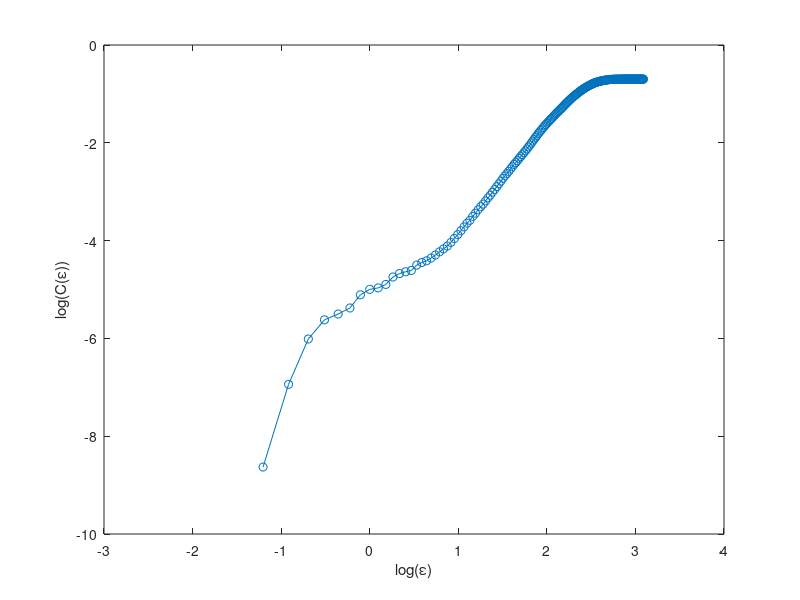
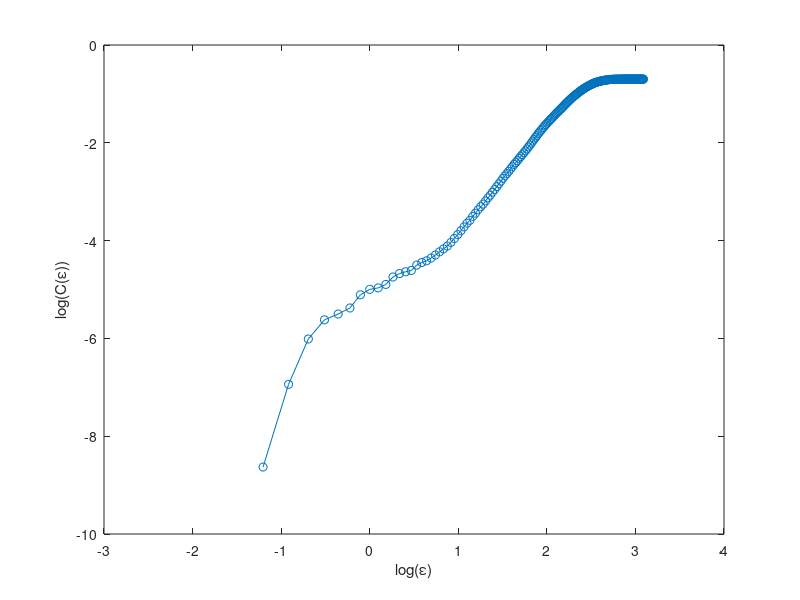
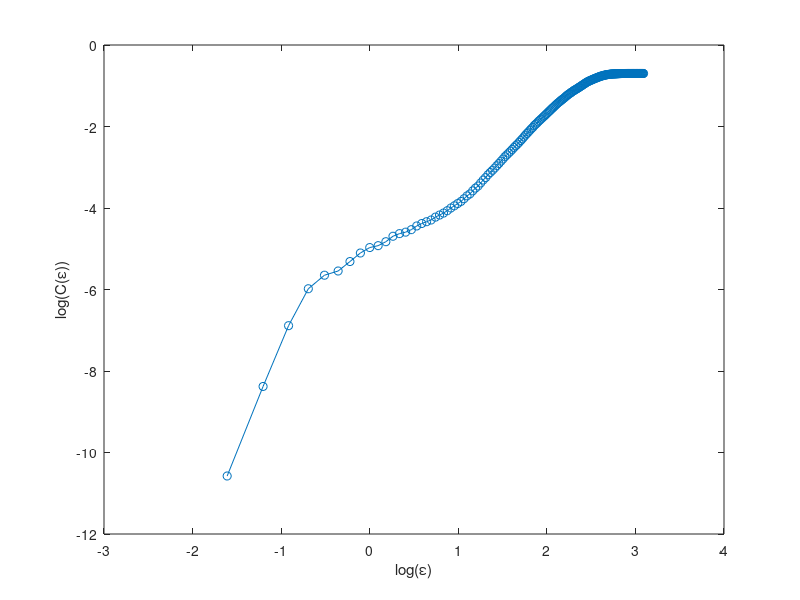
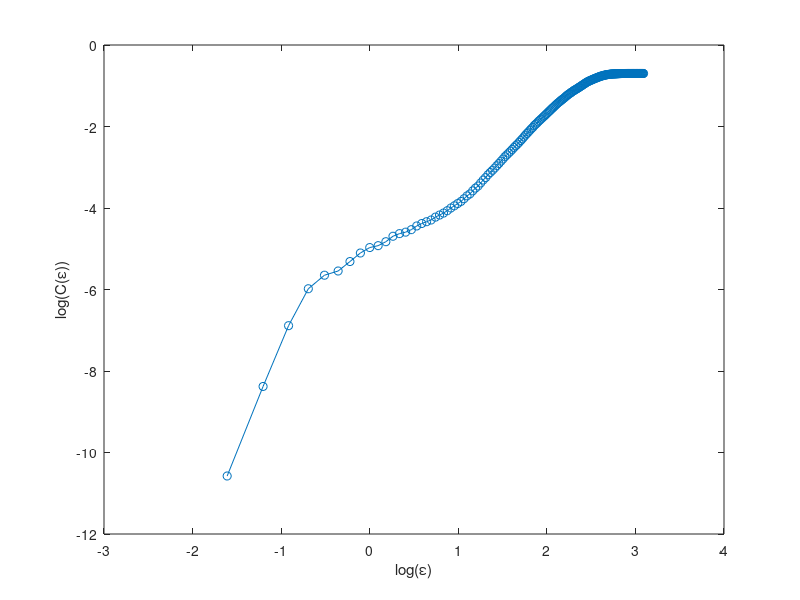

The MATLAB script that drew these images, in order:
% toy example of correlation dimension calculation
% Ref: http://en.wikipedia.org/wiki/Correlation_dimension

D = 3;

% 11 frames of COM coordinate for 201 monomer/frame
load('mappedALL.mat');


%N = length(mappedALL);
%coords = mappedALL;
N = 198;
eps = 0.1:0.1:22;
Cadd = zeros(numel(eps),1);

%10 frames for compute average and errors of correlation dimension, each
%frame has 201 monomer.
for i = 1:10
    coords = mappedALL(201*(i-1)+3:201*(i-1)+200,:);
    fid = fopen(['coords_' int2str(i) '.dat'],'w');
    for r = 1:size(coords,1)
       fprintf(fid,'%f\t%f\t%f\n',coords(r,1),coords(r,2),coords(r,3)); 
    end
    fclose(fid);
% computing correlation integral at each dimension at each epsilon
C = nan(numel(eps),1);
%for dim=1:D

    dist = pdist(coords(:,:),'euclidean');
    for j=1:numel(eps)
 %       C(dim,i) = sum(dist<=eps(i))/N^2;
        C(j) = sum(dist<=eps(j))/N^2;
    end
    
%end

% plotting
figure;
%hold on
%for dim=1:D
%    plot(log(eps),log(C(dim,:)),'-o');
    plot(log(eps),log(C(:)),'-o');
%end
%hold off
xlabel('log(\epsilon)');
ylabel('log(C(\epsilon))');
saveas(gcf,['correlation_integral_',int2str(i)],'fig');
saveas(gcf,'correlation_integral','jpg');

Cadd = Cadd + C;


%figure;
%plot(log(eps),log(Cadd(:)),'-o');

% fitting
% - visual inspection of curves suggests linear fits of each over range eps = [exp(-2), exp(-1.5)] 
nu = nan(2,1);
%idx_lo = find(eps>exp(-2),1,'first');
%idx_hi = find(eps>exp(-1.5),1,'first');

%two regions
for dim=1:2
    
    fprintf('For dim = %d\n',dim);
    
    %mi = input('Input left edge:\n');
    %ma = input('Input right edge:\n');
    if dim == 1
        mi = -0.5;
        ma = 0.5;
    else
       mi = 1;
       ma = 2;
    end
    idx_lo = find(eps>exp(mi),1,'first');
    idx_hi = find(eps>exp(ma),1,'first');
    
    b = regress(log(C(idx_lo:idx_hi)),cat(2,log(eps(idx_lo:idx_hi))',ones(idx_hi-idx_lo+1,1)));
    nu(dim) = b(1);
end
fprintf('Corr dim estimates from linear fits over region eps = [exp(-2), exp(-1.5)]:\n');
fprintf('\n  dim corrDim\n');
for dim=1:2
    fprintf('%5d%8.2f\n',dim,nu(dim));
end
end

figure;
bar(1:1:2,nu);
xlabel('dim');
ylabel('\nu');
saveas(gcf,'correlation_dimension','fig');
saveas(gcf,'correlation_dimension','jpg');


% saving
save corr_dim.mat eps C